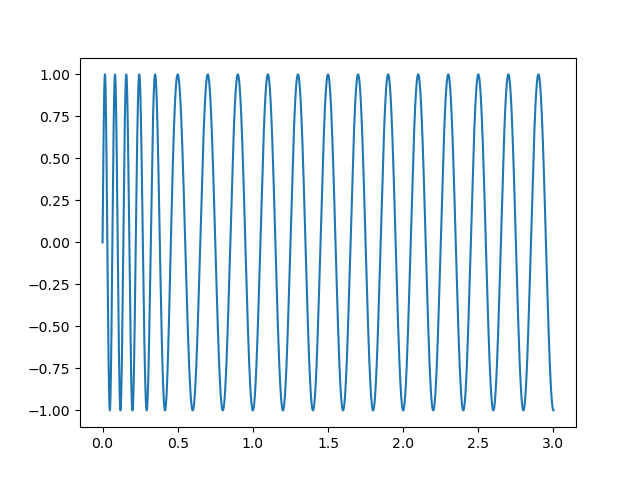

This figure's Python source:
from math import pi, sin, log, exp
import matplotlib.pyplot as plt
import numpy as np

def chirp(t, f0, f1, slope, interval, phase_end):
    if t > interval:
        func = f1*t
        return np.sin(2*np.pi*func + phase_end)
    else:
        func = slope*t**2/2+f0*t
        return np.sin(2*np.pi*func)

# for a visually useful example, take:
timeLength = 3
interval = 0.5 # seconds
fs = 44100 # sampling rates
t = np.arange(0, timeLength, 1.0/fs)
f1 = 5
f0 = 16

slope = (f1-f0)/interval
phase_end = -2 * np.pi * (f0 + f1) / 2 * interval

chirp_out = [chirp(x, f0, f1, slope, interval, phase_end) for x in t]

plt.plot(t,chirp_out)
plt.savefig('test3.png') 